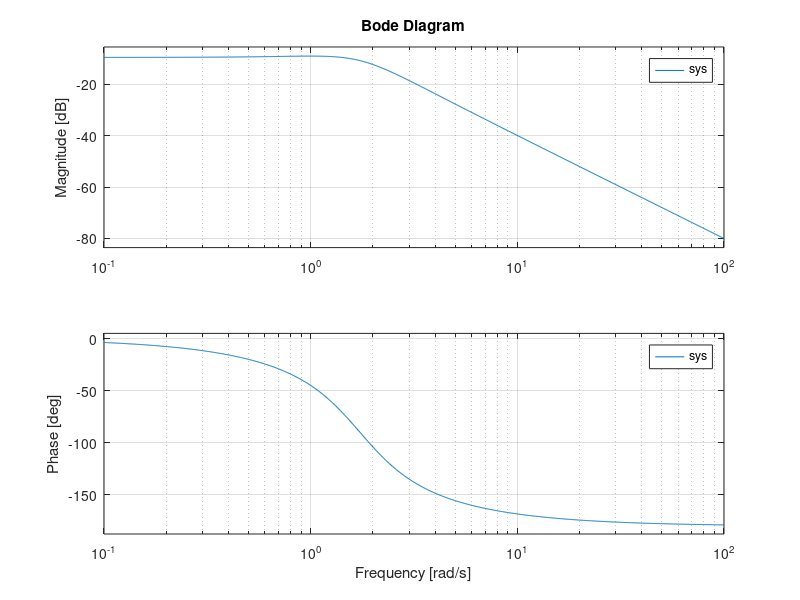

The MATLAB script that drew this image:
pkg load control
clear all
close all
clc

num = [1]
den = [1 2 3]

% Create the transfer function
sys = tf(num, den)

% Plot the bode plot
bode(sys)
